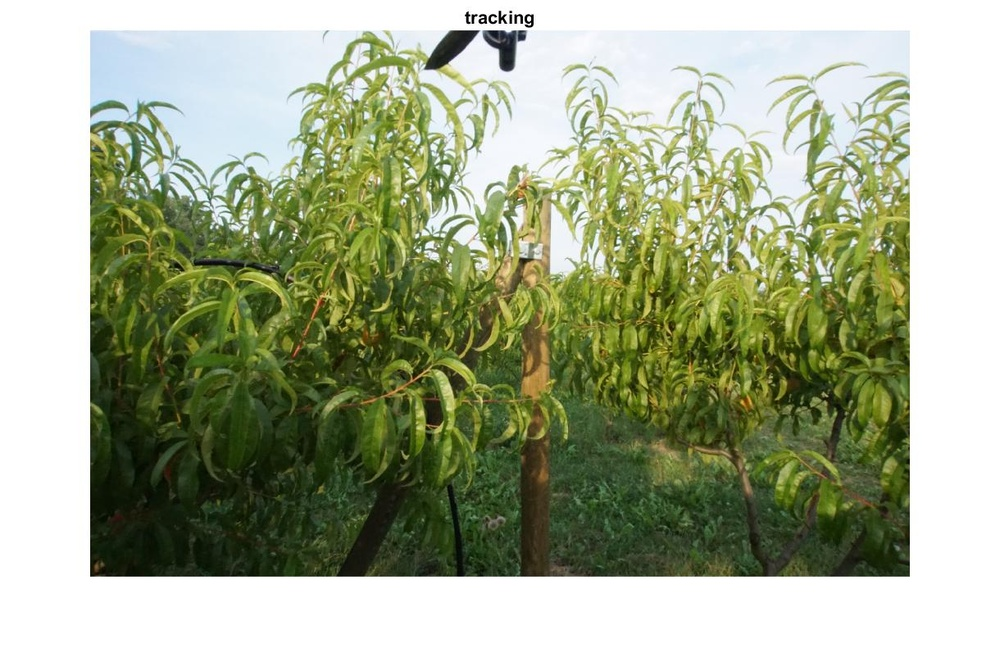
%> input picture tracking_pictures/track1.jpg, 1000 x 657 px, shrunk from 1220 x 802 before the run
$ octave peachDetection_karin.m   (GNU Octave 9; MATLAB toolbox functions it lacks are replaced by stand-ins)
%> lines starting %> are read from the running program, lines starting %| are printed output that depends on the picture; in (x1, y1, x2, y2) boxes, pixels count from 0 and x2, y2 are one past the last pixel; in counts of white or black regions, pixels touching at a corner belong together; the program's own positions count from 1
clc; clear; close all;
workspace;	% Make sure the workspace panel is showing.
ver % Display user's toolboxes in their command window.

figure;
set(gcf, 'Position', get(0, 'ScreenSize'));
fontSize = 16;
originalFolder = pwd;
folder = 'C:\Users\karin\Documents\JKU Artificial Intelligence\1. Semester\Computer Vision\Projekt\cv_project';
if ~exist(folder, 'dir')
    folder = pwd;
end
cd(folder);
[baseFileName, folder] = uigetfile('*.*', 'Specify an image file');
%> the answer given: tracking_pictures/track1.jpg
fullImageFileName = fullfile(folder, baseFileName);
cd(originalFolder);
selectedImage = 'My own image';

[rgbImage storedColorMap] = imread(fullImageFileName);
%> rgbImage is the input picture: size 657x1000x3 uint8; mean R, G, B 161.9, 170.2, 142.2
%> storedColorMap = []
[rows columns numberOfColorBands] = size(rgbImage);

if strcmpi(class(rgbImage), 'uint8')
    % Flag for 256 gray levels.
    eightBit = true;
else
    eightBit = false;
end
if numberOfColorBands == 1
    if isempty(storedColorMap)
        rgbImage = cat(3, rgbImage, rgbImage, rgbImage);
    else
        rgbImage = ind2rgb(rgbImage, storedColorMap);
        if strcmpi(class(rgbImage), 'uint8')
            rgbImage = uint8(255 * rgbImage);
        end
    end
end

redBand = rgbImage(:, :, 1);
greenBand = rgbImage(:, :, 2);
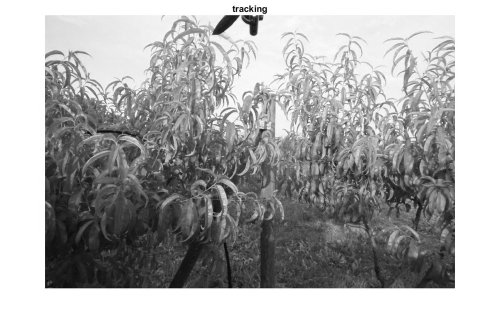
%> greenBand: size 657x1000 uint8 (shown at 1/2 size); min 0, max 255, mean 170.2
blueBand = rgbImage(:, :, 3);
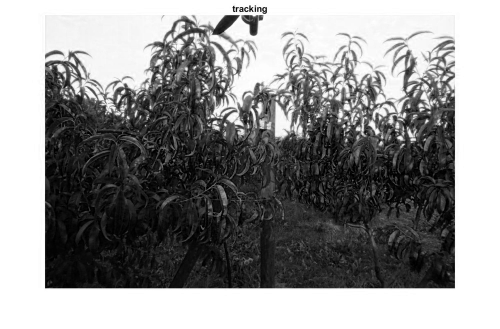
%> blueBand: size 657x1000 uint8 (shown at 1/2 size); min 0, max 255, mean 142.2

[countsR, grayLevelsR] = imhist(redBand);
%> countsR = 256 values, max 194978 at index 256, min 51 at index 2, mean 2566.4; grayLevelsR = 256 values from 0 to 255
maxGLValueR = find(countsR > 0, 1, 'last');
%> maxGLValueR = 256
maxCountR = max(countsR);
%> maxCountR = 194978
bar(countsR, 'r');
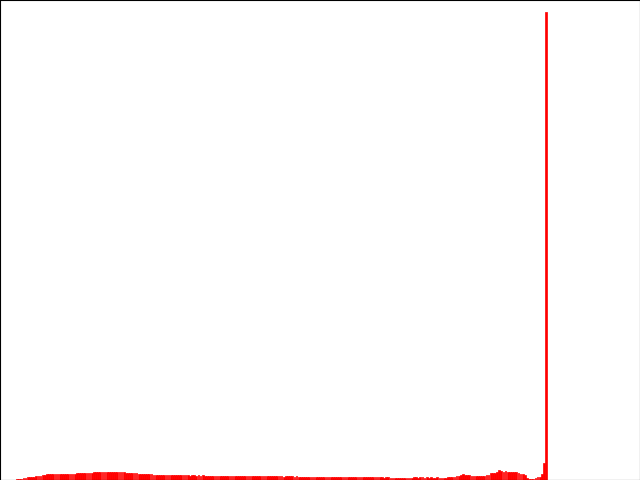
%> figure redrawn from the program's plot data; tallest bar 194978 high, from x = 255.6 to 256.4

[countsG, grayLevelsG] = imhist(greenBand);
%> countsG = 256 values, max 198341 at index 256, min 8 at index 5, mean 2566.4; grayLevelsG = 256 values from 0 to 255
maxGLValueG = find(countsG > 0, 1, 'last');
%> maxGLValueG = 256
maxCountG = max(countsG);
%> maxCountG = 198341

[countsB, grayLevelsB] = imhist(blueBand);
%> countsB = 256 values, max 192344 at index 256, min 284 at index 179, mean 2566.4; grayLevelsB = 256 values from 0 to 255
maxGLValueB = find(countsB > 0, 1, 'last');
%> maxGLValueB = 256
maxCountB = max(countsB);
%> maxCountB = 192344

maxGL = max([maxGLValueR,  maxGLValueG, maxGLValueB]);
%> maxGL = 256
if eightBit
    maxGL = 255;
end
maxCount = max([maxCountR,  maxCountG, maxCountB]);
%> maxCount = 198341

redThresholdLow = graythresh(redBand);
%> redThresholdLow = 0.608
redThresholdHigh = 255;
greenThresholdLow = 0;
greenThresholdHigh = graythresh(greenBand);
%> greenThresholdHigh = 0.639
blueThresholdLow = 0;
blueThresholdHigh = graythresh(blueBand);
%> blueThresholdHigh = 0.569
if eightBit
    redThresholdLow = uint8(redThresholdLow * 255);
%> redThresholdLow = 155
    greenThresholdHigh = uint8(greenThresholdHigh * 255);
%> greenThresholdHigh = 163
    blueThresholdHigh = uint8(blueThresholdHigh * 255);
%> blueThresholdHigh = 145
end

redMask = (redBand >= redThresholdLow+25) & (redBand <= redThresholdHigh);
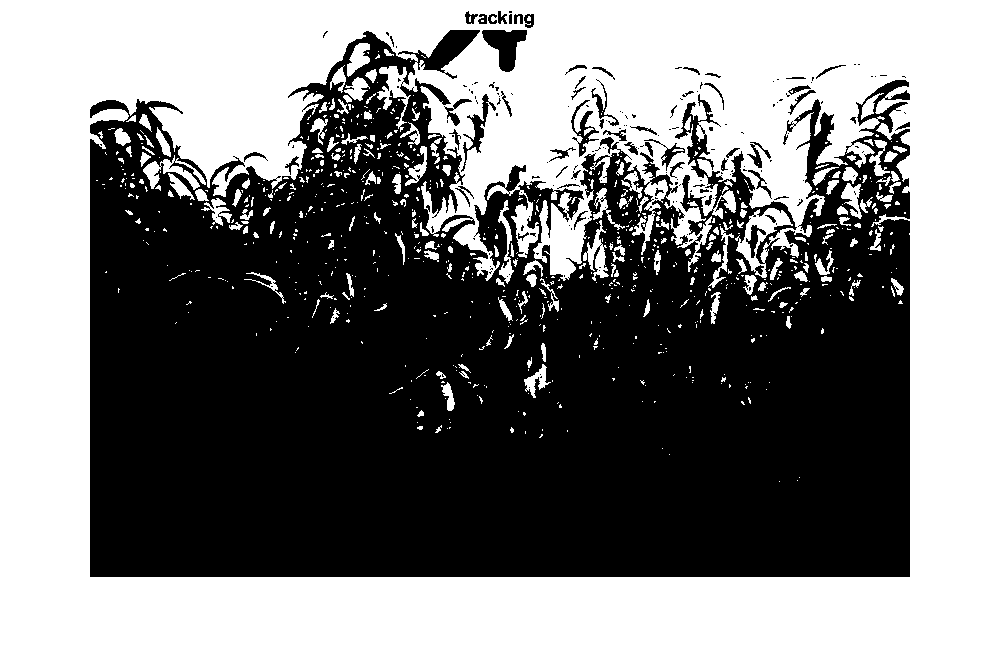
%> redMask: size 657x1000 logical; 49.7% white; 824 white regions (637 under 20 px), largest, box (x1, y1, x2, y2) and area: (0, 0, 1000, 657) 308094, (143, 155, 206, 190) 753, (583, 220, 609, 281) 592
greenMask = (greenBand >= greenThresholdLow) & (greenBand <= greenThresholdHigh);
%> greenMask: size 657x1000 logical; 45.7% white; 528 white regions (414 under 20 px), largest, box (x1, y1, x2, y2) and area: (90, 94, 910, 577) 284799, (800, 152, 910, 233) 2250, (424, 30, 480, 70) 1083
blueMask = (blueBand >= blueThresholdLow) & (blueBand <= blueThresholdHigh);
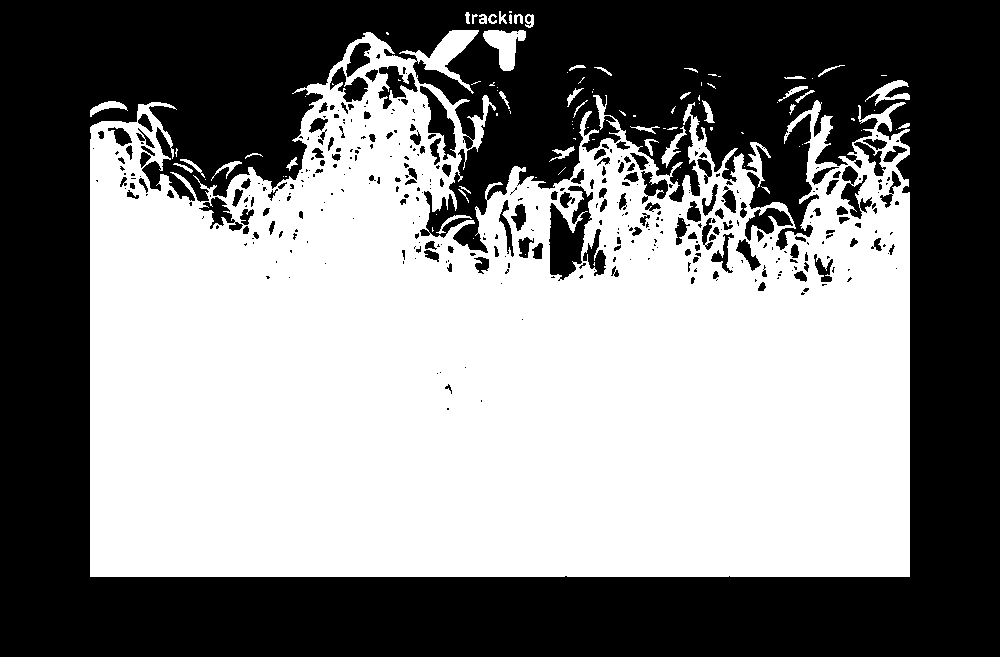
%> blueMask: size 657x1000 logical; 51.5% white; 390 black regions (246 under 20 px), largest, box (x1, y1, x2, y2) and area: (0, 0, 1000, 657) 299587, (549, 186, 593, 281) 2202, (420, 86, 456, 160) 1029

redObjectsMask = uint8(redMask & greenMask & blueMask);
%> redObjectsMask: size 657x1000 uint8; values 0 (black) and 1 (white), 0.1% white; 89 white regions (84 under 20 px), largest, box (x1, y1, x2, y2) and area: (524, 364, 547, 398) 326, (541, 343, 546, 362) 68, (527, 357, 532, 368) 31, (523, 262, 532, 275) 29, (312, 299, 320, 318) 27
imshow(redObjectsMask);

smallestAcceptableArea = 200;
redObjectsMask = uint8(bwareaopen(redObjectsMask, smallestAcceptableArea));
%> redObjectsMask: size 657x1000 uint8; values 0 (black) and 1 (white), 0.05% white; 1 white region, box (x1, y1, x2, y2) and area: (524, 364, 547, 398) 326
imshow(redObjectsMask);

structuringElement = strel('disk', 4);
redObjectsMask = imclose(redObjectsMask, structuringElement);
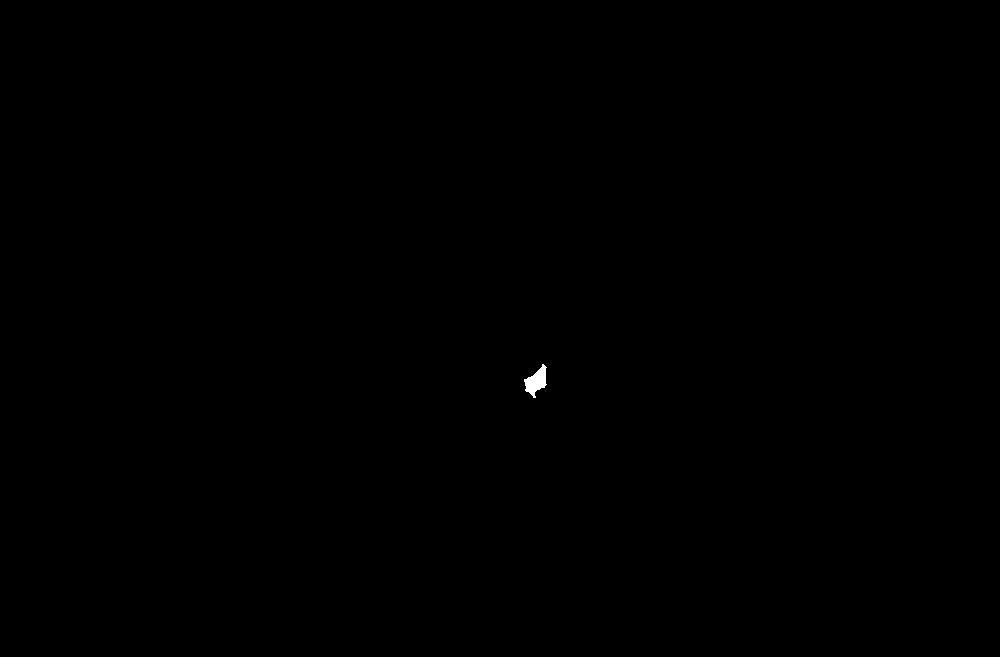
%> redObjectsMask: size 657x1000 uint8; values 0 (black) and 1 (white), 0.06% white; 1 white region, box (x1, y1, x2, y2) and area: (524, 364, 547, 398) 408

redObjectsMask = uint8(imfill(redObjectsMask, 'holes'));
imshow(redObjectsMask, []);
title('Regions Filled', 'FontSize', fontSize);

redObjectsMask = cast(redObjectsMask, class(redBand));

maskedImageR = redObjectsMask .* redBand;
maskedImageG = redObjectsMask .* greenBand;
maskedImageB = redObjectsMask .* blueBand;
% imshow(maskedImageR);
% title('Masked Red Image', 'FontSize', fontSize);

% Concatenate the masked color bands to form the rgb image.
maskedRGBImage = cat(3, maskedImageR, maskedImageG, maskedImageB);
% Show masked original image
% imshow(maskedRGBImage);
% imshow(rgbImage);
